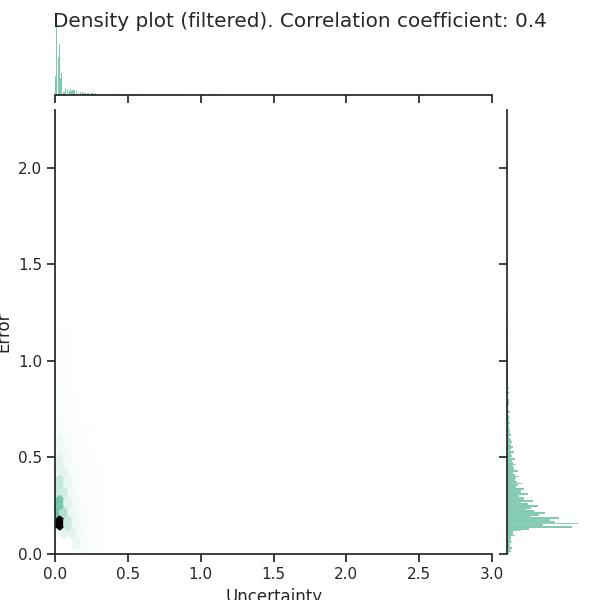
#> input picture EMA-VFI/video/bg3/densityplot_filtered_compare_to_no_unc_ensemble/frame_56.jpg, 600 x 600 px, given in place of frame_0.jpg, which was not available
$ python make_densityplot_video.py
#> lines starting #> are read from the running program, lines starting #| are printed output that depends on the picture; pictures that were not available may be replaced by others from this repository, and a replacement may not be noted
import matplotlib.pyplot as plt
import seaborn
import argparse
import os
import cv2
import numpy as np
import tqdm

MAX_UNCERTAINTY = 3.0
MAX_ERROR = 2.3
FILTER_PERCENTILE = 97
UNCERTAINTY_TYPES = ['ensemble', 'featextr', 'flowest', 'refine']

def make_density_plot(std_values, error_values, correlation, video, uncertainty_type, idx, filtered: bool, no_unc, max_unc=MAX_UNCERTAINTY, max_err=MAX_ERROR):
    seaborn.set_theme(style='ticks')
    ax = seaborn.jointplot(x=std_values, y=error_values, kind='hex', color='#4CB391')
    ax.ax_marg_x.set_xlim(0.0, max_unc)
    ax.ax_marg_y.set_ylim(0.0, max_err)
    ax.set_axis_labels("Uncertainty", "Error")
    ax.figure.suptitle(f"Density plot{ ' (filtered)' if filtered else ''}. Correlation coefficient: {correlation}")
    plot_type = "densityplot_filtered" if filtered else "densityplot_full"
    ax.figure.savefig(f"video/{video}/{plot_type}_{no_unc}{uncertainty_type}/frame_{idx}.jpg")
    plt.close(ax.figure)

def convert_img_to_array(img: np.ndarray):
    summed_img = img.sum(axis=2)
    flattened_image = summed_img.flatten()
    return flattened_image

def main():
    parser = argparse.ArgumentParser()
    parser.add_argument('--video', default='catvideo', type=str, choices=['catvideo', 'bg3', 'jojos', 'vimeo'])
    parser.add_argument('--no_unc', default='',type=str, choices=['', 'compare_to_no_unc_'])
    args = parser.parse_args()

    correlations = {}
    for uncertainty_type in UNCERTAINTY_TYPES:
        correlations[uncertainty_type] = []

    max_error = 0.0
    max_uncertainty = 0.0

    for uncertainty_type in UNCERTAINTY_TYPES:
        frame_path = f"video/{args.video}/interpolated_frames_{uncertainty_type}"
        no_unc_frame_path = f"video/{args.video}/interpolated_frames_none"
        uncertainty_frame_files = os.listdir(frame_path)

        denseplot_full_path = f"video/{args.video}/densityplot_full_{args.no_unc}{uncertainty_type}"
        if not os.path.exists(denseplot_full_path):
            os.mkdir(denseplot_full_path)
        denseplot_filtered_path = f"video/{args.video}/densityplot_filtered_{args.no_unc}{uncertainty_type}"
        if not os.path.exists(denseplot_filtered_path):
            os.mkdir(denseplot_filtered_path)

        for idx in tqdm.tqdm(range(len(uncertainty_frame_files))):
            img = cv2.imread(f"{frame_path}/frame_{idx}.jpg")
#> img is the input picture: shape (600, 600, 3); mean B, G, R 250.3, 250.5, 250
            img = img.astype(np.float32) / 255.0
            one_img_height, one_img_width = int(img.shape[0] / 2), int(img.shape[1] / 2)
#> one_img_height = 300; one_img_width = 300
            gt_img = img[:one_img_height, :one_img_width, :]
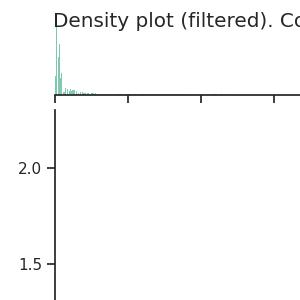
#> gt_img: shape (300, 300, 3) float32; mean B, G, R 0.98, 0.98, 0.979
            pred_img = img[:one_img_height, one_img_width:, :]
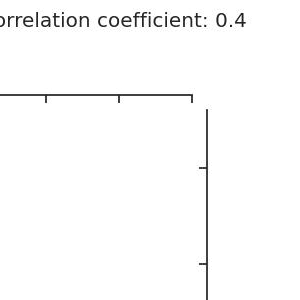
#> pred_img: shape (300, 300, 3) float32; min 0.0196, max 1, mean 0.984
            if args.no_unc == "compare_to_no_unc_":
                full_img = cv2.imread(f"{no_unc_frame_path}/frame_{idx}.jpg")
                full_img = full_img.astype(np.float32) / 255.0
                pred_img_width = int(full_img.shape[1] / 2)
                pred_img = full_img[:, pred_img_width:, :]
                gt_img = full_img[:, :pred_img_width, :]
            error_img = abs(gt_img - pred_img)
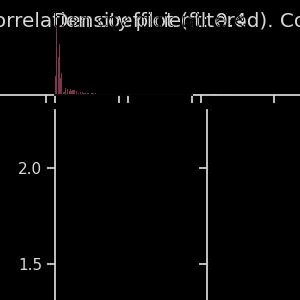
#> error_img: shape (300, 300, 3) float32; mean B, G, R 0.0268, 0.0266, 0.0274
            error_values = convert_img_to_array(error_img)
            max_error = round(max(max_error, error_values.max()), 2)
#> max_error = 2.94

            std_img = img[one_img_height:, one_img_width:, :]
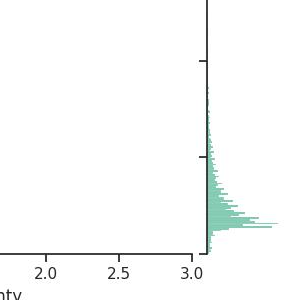
#> std_img: shape (300, 300, 3) float32; mean B, G, R 0.983, 0.985, 0.98
            std_values = convert_img_to_array(std_img)
            max_uncertainty = round(max(max_uncertainty, std_values.max()), 2)
#> max_uncertainty = 3

            cor = np.corrcoef(std_values, error_values)
#> cor = [[1, -0.126], [-0.126, 1]]
            cor = round(cor[0, 1], 2)
#> cor = -0.13
            (correlations[uncertainty_type]).append(cor)

            make_density_plot(std_values, error_values, cor, args.video, uncertainty_type, idx, False, no_unc=args.no_unc, max_err=0.5, max_unc=0.5)
#> in make_density_plot, `ax.figure.savefig(f"video/{video}/{plot_type}_{no_unc}{uncertainty_typ..`:
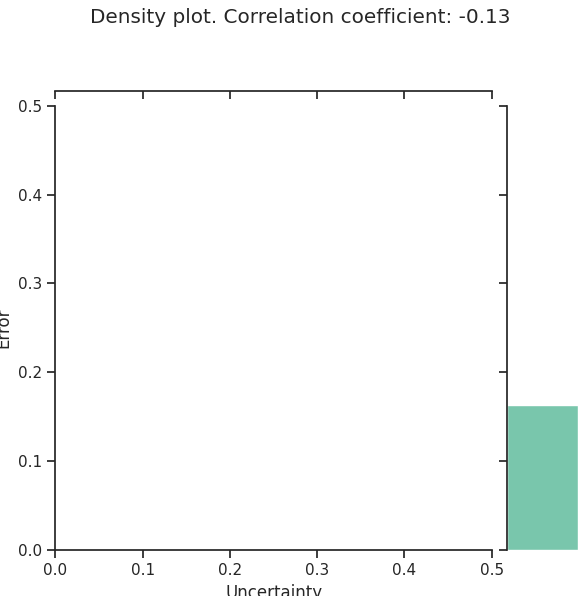
#> figure drawn by matplotlib, 3 panels

            dist_arr = error_values * error_values + std_values * std_values
            threshold = np.percentile(dist_arr, FILTER_PERCENTILE)
#> threshold = 10.08
            valid_idxs = np.where(dist_arr > threshold)[0]
#> valid_idxs = 2693 values from 3636 to 89907
            filtered_errors = error_values[valid_idxs]
#> filtered_errors = 2693 values, max 2.94 at index 698, min 1.04 at index 1587, mean 2.09
            filtered_stds = std_values[valid_idxs]
#> filtered_stds = 2693 values, max 3 at index 0, min 2.26 at index 2605, mean 3

            make_density_plot(filtered_stds, filtered_errors, cor, args.video, uncertainty_type, idx, True, no_unc=args.no_unc)
#> call 2 of make_density_plot, with std_values = array of shape (2693,), error_values = array of shape (2693,), correlation = -0.13, video = 'catvideo', uncertainty_type = 'ensemble', idx = 0, filtered = True, no_unc = ''
#> in make_density_plot (call 2), `ax.figure.savefig(f"video/{video}/{plot_type}_{no_unc}{uncertainty_typ..`:
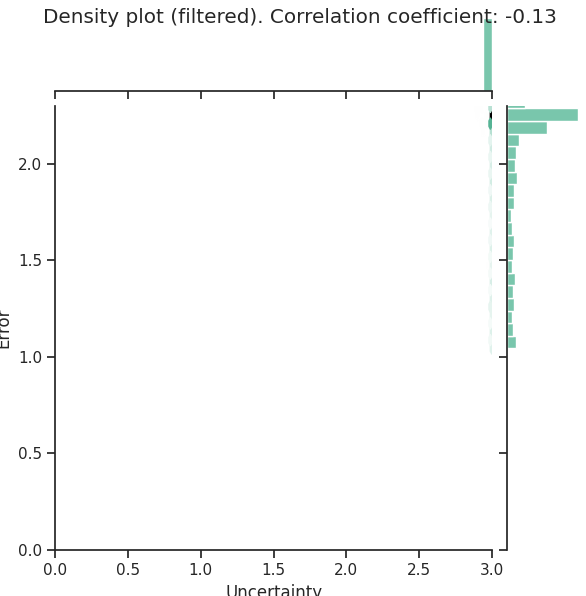
#> figure drawn by matplotlib, 3 panels
#> pass 2 of the loop in main, `for uncertainty_type in UNCERTAINTY_TYPES:`:
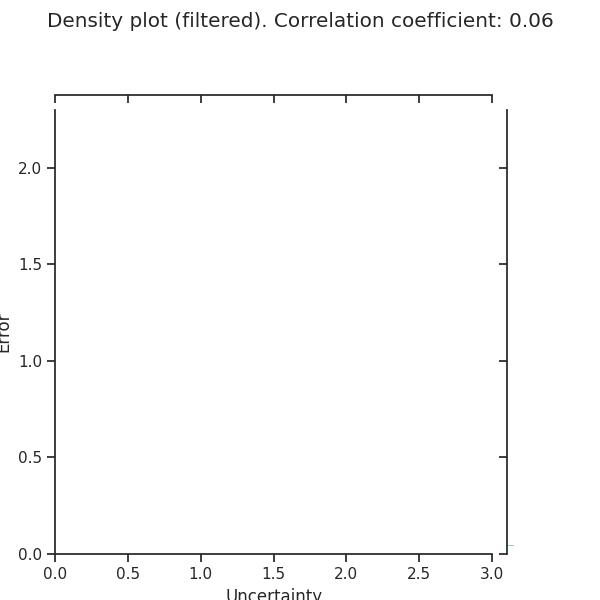
#> input picture EMA-VFI/video/bg3/densityplot_filtered_compare_to_no_unc_ensemble/frame_67.jpg, 600 x 600 px, given in place of frame_0.jpg, which was not available
#> in main, img is the input picture: shape (600, 600, 3); mean B, G, R 250.9, 250.9, 250.9
#> in main, `error_img = abs(gt_img - pred_img)`:
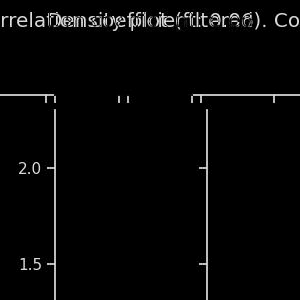
#> error_img: shape (300, 300, 3) float32; min 0, max 0.992, mean 0.0256
#> max_error = 2.98
#> in main, `cor = np.corrcoef(std_values, error_values)`: cor = [[1, -0.154], [-0.154, 1]]
#> in main, `cor = round(cor[0, 1], 2)`: cor = -0.15
#> threshold = 9.86
#> valid_idxs = 2697 values from 3630 to 89907
#> filtered_errors = 2697 values, max 2.98 at index 1372, min 0.941 at index 231, mean 2.07
#> filtered_stds = 2697 values, max 3 at index 0, min 2.26 at index 2609, mean 3
#> in make_density_plot (call 4), `ax.figure.savefig(f"video/{video}/{plot_type}_{no_unc}{uncertainty_typ..`:
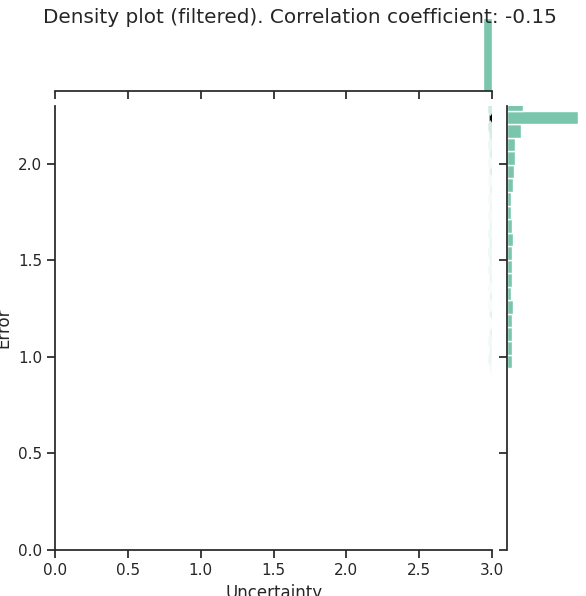
#> figure drawn by matplotlib, 3 panels

    for key in correlations.keys():
        val = correlations[key]
        avg_cor = np.mean(val)
        print(f"{key} average correlation: {avg_cor}")
    x_vals = np.array(range(len(correlations['featextr'])))

    #y_vals = [(correlations['ensemble'][i], correlations['featextr'][i], correlations['flowest'][i], correlations['refine'][i]) for i in range(len(correlations['featextr']))]
    #y_vals = [np.array(cor_list) for cor_list in correlations.values()]
    #plt.plot(x_vals, np.c_[y_vals[0], y_vals[1], y_vals[2], y_vals[3]])
    print(correlations.keys())
    print(correlations['featextr'])
    print(correlations['ensemble'])
    print(correlations['flowest'])
    for uncertainty_type in UNCERTAINTY_TYPES:
        plt.plot(x_vals, np.array(correlations[uncertainty_type]))

    plt.xlabel("Frames")
    plt.ylabel("Correlation")
    plt.title(f"Correlation between uncertainty and error per frame.")
    plt.ylim((0.0, 1.0))
    plt.legend(UNCERTAINTY_TYPES)
    plt.savefig(f"video/{args.video}/correlation_curves.jpg")

    print(f"Max error: {max_error}, max uncertainty: {max_uncertainty}")


if __name__ == "__main__":
#> (the run stopped early here; a loop or call above may not have finished)
